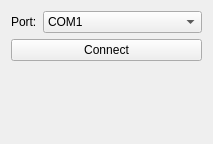
<?xml version="1.0" encoding="UTF-8"?>
<ui version="4.0">
 <class>ArduinoConnect</class>
 <widget class="QWidget" name="ArduinoConnect">
  <property name="geometry">
   <rect>
    <x>0</x>
    <y>0</y>
    <width>213</width>
    <height>144</height>
   </rect>
  </property>
  <layout class="QFormLayout" name="formLayout">
   <item row="0" column="0">
    <widget class="QLabel" name="label">
     <property name="text">
      <string>Port:</string>
     </property>
    </widget>
   </item>
   <item row="0" column="1">
    <widget class="QComboBox" name="portSelectorComboBox">
     <item>
      <property name="text">
       <string>COM1</string>
      </property>
     </item>
     <item>
      <property name="text">
       <string>COM2</string>
      </property>
     </item>
     <item>
      <property name="text">
       <string>COM3</string>
      </property>
     </item>
     <item>
      <property name="text">
       <string>/dev/ttyACM0</string>
      </property>
     </item>
    </widget>
   </item>
   <item row="1" column="0" colspan="2">
    <widget class="QPushButton" name="applyButton">
     <property name="toolTip">
      <string>Run the algorithm.</string>
     </property>
     <property name="text">
      <string>Connect</string>
     </property>
     <property name="checkable">
      <bool>true</bool>
     </property>
    </widget>
   </item>
   <item row="2" column="0">
    <spacer name="verticalSpacer">
     <property name="orientation">
      <enum>Qt::Vertical</enum>
     </property>
     <property name="sizeHint" stdset="0">
      <size>
       <width>20</width>
       <height>40</height>
      </size>
     </property>
    </spacer>
   </item>
  </layout>
 </widget>
 <resources/>
 <connections/>
</ui>
